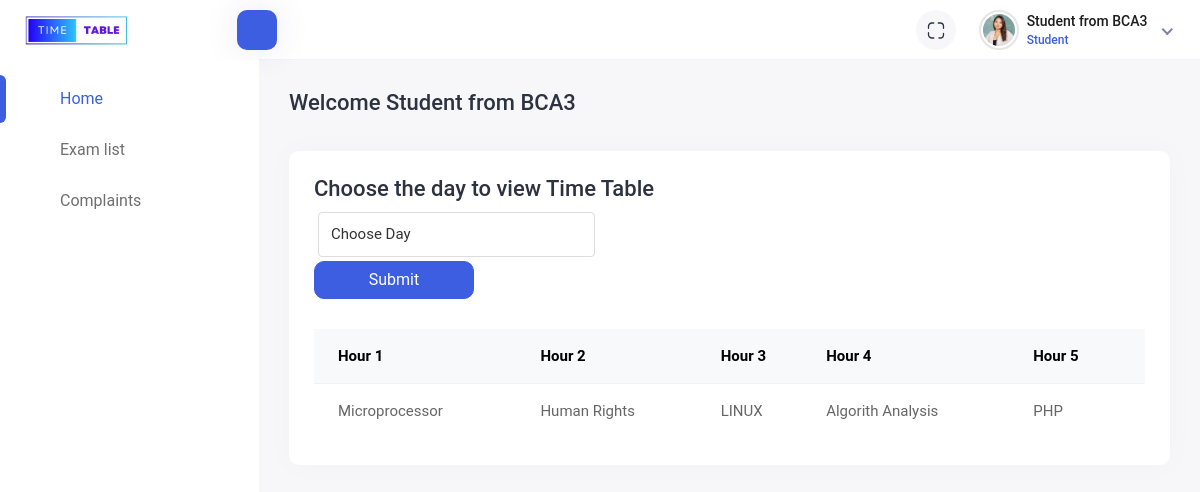
Screenshot of /index.php (signed in) with the database file from the repository.
### tables this page shows
CREATE TABLE `tbl_hour` (
  `hr_id` int(11) NOT NULL,
  `name` varchar(50) NOT NULL
);

CREATE TABLE `tbl_timetable` (
  `tt_id` int(11) NOT NULL,
  `day_id` int(11) NOT NULL,
  `cls_id` varchar(20) NOT NULL,
  `hour1` varchar(20) NOT NULL,
  `hour2` varchar(20) NOT NULL,
  `hour3` varchar(20) NOT NULL,
  `hour4` varchar(20) NOT NULL,
  `hour5` varchar(20) NOT NULL
);

### dbcon.php (called while the page is built)
<?php
function dbset($sql,$options)
{
    $con=mysqli_connect("localhost","root","","timetable");
    if($con)
    {
        $qry=mysqli_query($con,$sql);
        if($options==1)
        {
            return $qry;
        }
        elseif($options==2)
        {
            $row=mysqli_num_rows($qry);
            return $row;
        }
        elseif($options==3)
        {
            $rlt=mysqli_fetch_array($qry,MYSQLI_NUM);
            return $rlt;
        }
        elseif($options==4)
        {
            $rlt=mysqli_fetch_array($qry);
            return $rlt;
        }
        else
        {
            return mysqli_error($con);
        }
    }
}
?>

### index.php (the view, shortened to what this page needs)
<?php
require('header.php');
if (isset($_POST['tt_btn'])) {
    $tt_day = $_POST['ttday'];
}else{
    $tt_day = 1;
}
?>
<div class="page-wrapper">
    <div class="content container-fluid">
        <div class="page-header">
            <div class="row align-items-center">
                <div class="col">
                    <h3 class="page-title">Welcome <?php echo $_SESSION['uname'] ?></h3>
                </div>
            </div>
        </div>
        <div class="row">
            <div class="col-sm-12">
                <div class="card card-table">
                    <div class="card-body">
                        <div class="page-header">
                            <div class="row align-items-center">
                                <div class="col-sm-12">
                                    <h3 class="page-title">Choose the day to view Time Table</h3>
                                </div>
                                <form method="post">
                                    <div class="col-sm-4">
                                        <select name="ttday" class="form-control m-1">
                                            <option value="0">Choose Day</option>
                                        </select>
                                    </div>
                                    <div class="col">
                                        <div class="student-submit">
                                            <button type="submit" class="btn btn-primary" name="tt_btn">Submit</button>
                                        </div>
                                    </div>
                                </form>
                            </div>
                        </div>
                        <?php if (isset($tt_day) && !empty($tt_day)) {
                        ?>
                            <div class="table-responsive">
                                <table class="table border-0 star-student table-hover table-center mb-0 table-striped">
                                    <thead class="student-thread">
                                        <tr>
                                            <?php
                                            $sql = "SELECT *  FROM `tbl_hour` ";
                                            $rhr = dbset($sql, 1);
                                            while ($row = mysqli_fetch_array($rhr)) {
                                            ?>
                                                <th><?php echo $row['name'] ?></th>
                                            <?php } ?>
                                        </tr>
                                    </thead>
                                    <tbody>
                                        <?php
                                        $sql = "SELECT *  FROM `tbl_class` WHERE `cls_id` LIKE '$class' ";
                                        $rlt = dbset($sql, 1);
                                        while ($row = mysqli_fetch_array($rlt)) {
                                        ?>
                                            <tr>
                                            <?php
                                            $sql2 = "SELECT * FROM `tbl_timetable` WHERE `day_id` LIKE '$tt_day' AND `cls_id` LIKE '$row[1]'";
                                            $rtl = dbset($sql2, 1);
                                            $timetableData = [];
                                            while ($row = mysqli_fetch_assoc($rtl)) {
                                                $timetableData[] = $row;
                                            }
                                            if (empty($timetableData)) {
                                                for ($i = 0; $i < 5; $i++) {
                                                    echo "<td></td>";
                                                }
                                            } else {
                                                foreach ($timetableData as $row) {
                                                    echo "<td>" . $row['hour1'] . "</td>";
                                                    echo "<td>" . $row['hour2'] . "</td>";
                                                    echo "<td>" . $row['hour3'] . "</td>";
                                                    echo "<td>" . $row['hour4'] . "</td>";
                                                    echo "<td>" . $row['hour5'] . "</td>";
                                                }
                                            }
                                        } ?>
                                    </tbody>
                                </table>
                            </div>
                        <?php
                        } else {
                        ?>
                            <div class="text-secondary">No day selected</div>
                        <?php
                        }
                        ?>
                    </div>
                </div>
            </div>
        </div>
    </div>
</div>
</div>
</body>
</html>

### rows the page displays
tbl_hour: name "Hour 1"
tbl_hour: name "Hour 2"
tbl_hour: name "Hour 3"
tbl_hour: name "Hour 4"
tbl_hour: name "Hour 5"
tbl_timetable: hour1 "Microprocessor", hour2 "Human Rights", hour3 "LINUX", hour4 "Algorith Analysis", hour5 "PHP"

### other values shown
$name "Student from BCA3"
$_SESSION['uname'] "Student from BCA3"
